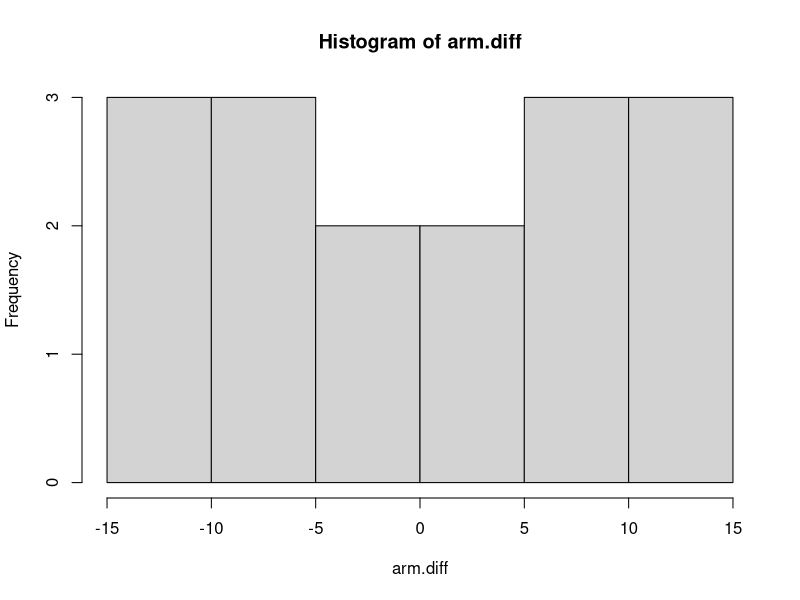
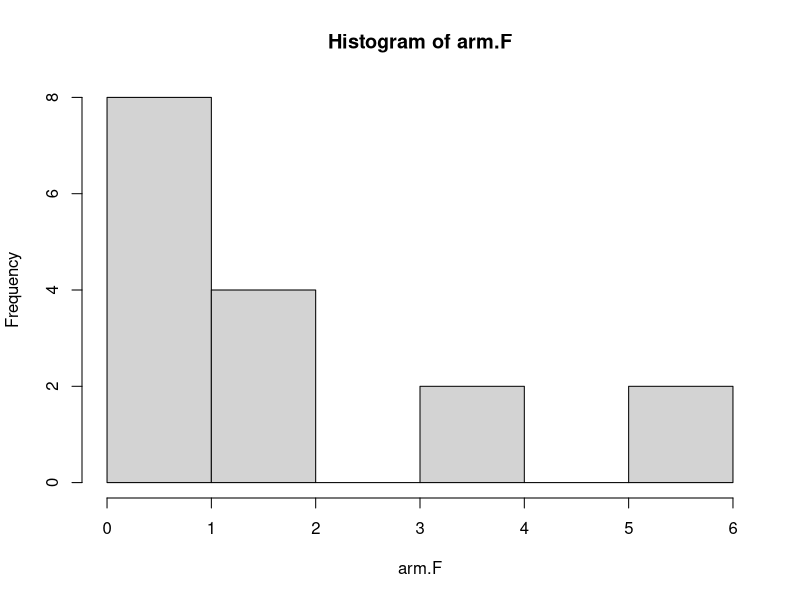
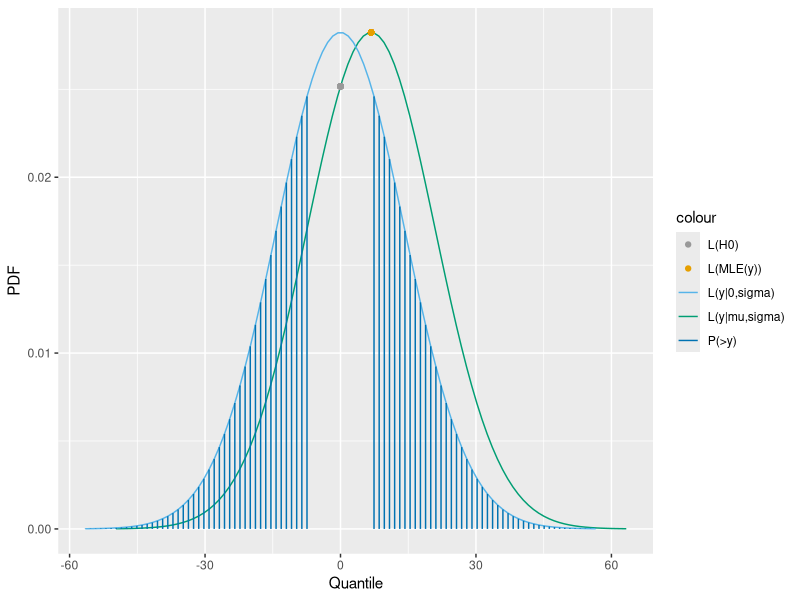
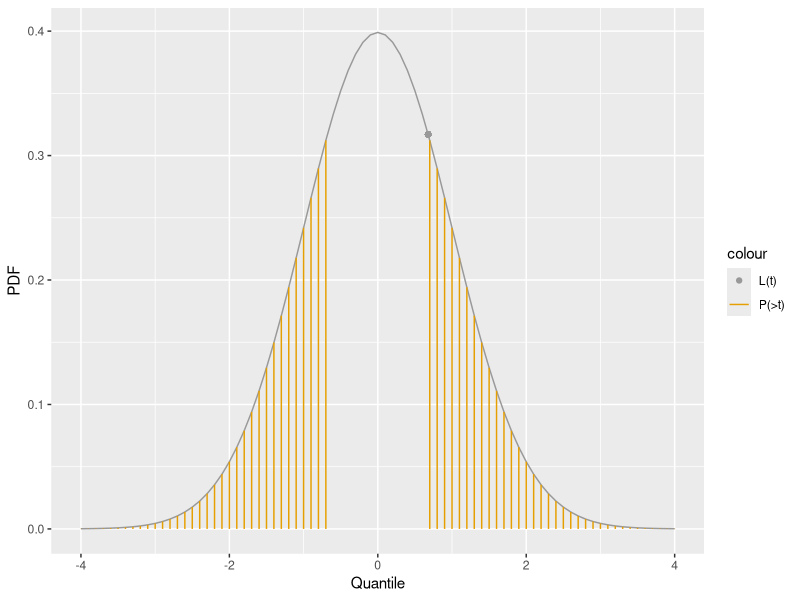
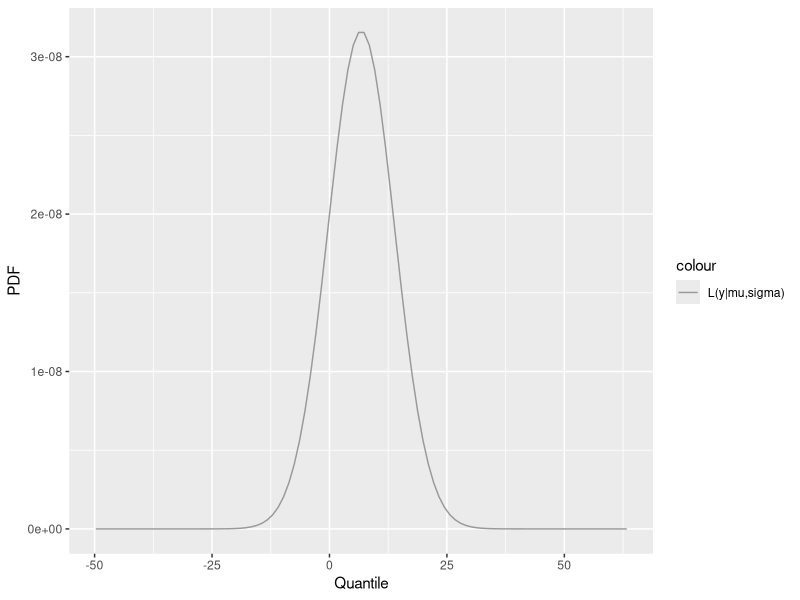
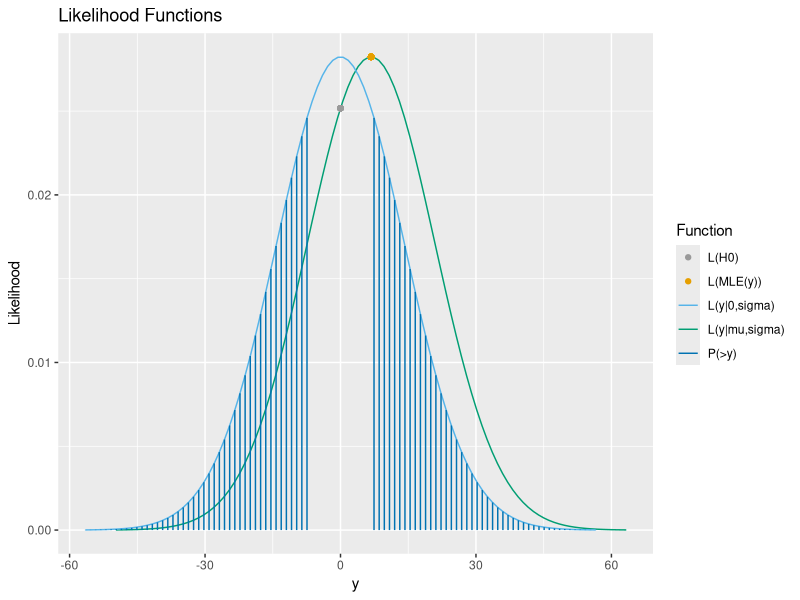

R code for these plots, in order:
## ---- chunk 1
knitr::opts_chunk$set(echo = TRUE)
## ---- chunk 2
library(ggplot2)
cbPalette <- c("#999999", "#E69F00", "#56B4E9", "#009E73", "#0072B2", "#D55E00", "#F0E442","#CC79A7","#000000","#734f80", "#2b5a74", "#004f39", "#787221", "#003959", "#6aaf00", "#663cd3")
## ---- chunk 3

arm.trt <- c(33.834, 25.741, 37.814, 29.72, 33.357, 25.263, 37.336, 29.243, 31.65, 23.556, 35.629, 27.536, 31.172, 23.079, 35.152, 27.059)
arm.unt <- c(27.059, 35.152, 23.079, 31.172, 27.536, 35.629, 23.556, 31.65, 29.243, 37.336, 25.263, 33.357, 29.72, 37.814, 25.741, 33.834)
arm.mean <- c(30.4464, 30.4464, 30.4464, 30.4464, 30.4464, 30.4464, 30.4464, 30.4464, 30.4464, 30.4464, 30.4464, 30.4464, 30.4464, 30.4464, 30.4464, 30.4464)
arm.sd <- c(14.1292, 13.0837, 9.2464, 15.1271, 14.41, 12.5934, 10.1806, 15.0457, 15.0457, 10.1806, 12.5934, 14.41, 15.1271, 9.2464, 13.0837, 14.1292)
arm.diff <- c(6.7750, 9.4115, 14.7345, 1.4520, 5.8203, 10.3662, 13.7798, 2.4067, 2.4067, 13.7798, 10.3662, 5.8203, 1.4520, 14.7345, 9.4115, 6.7750)
arm.diff <- arm.trt - arm.unt
#arm.diff <- 9.4115 (31%), 14.7345 (48%), 1.4520 (4%), 5.8203 (19%), 10.3662 (34%), 13.7798 (45%), 2.4067 (7%), 2.4067 (7%), 13.7798 (45%), 10.3662 (34%), 5.8203 (19%), 1.4520 (4%), 14.7345 (48%), 9.4115 (31%), 6.7750 (22%))
arm.F <- c(0.46, 1.035, 5.079, 0.018, 0.326, 1.355, 3.664, 0.051, 0.051, 3.664, 1.355, 0.326, 0.018, 5.079, 1.035, 0.46)
arm.pF <- c(0.5463, 0.3839, 0.1096, 0.9006, 0.6078, 0.3285, 0.1515, 0.8356, 0.8356, 0.1515, 0.3285, 0.6078, 0.9006, 0.1096, 0.3839, 0.5463)
## ---- chunk 4
hist(arm.diff)
hist(arm.F)
## ---- chunk 5
arm.diff
diff.ranks <- length(arm.diff) - rank(arm.diff)+1
diff.ranks
(diff.ranks[1]-1)/length(diff.ranks)
abs.diff.ranks <- length(arm.diff) - rank(abs(arm.diff))+1
1-abs.diff.ranks[1]/length(abs.diff.ranks)
rank(arm.F)
rank(arm.F)[1]/length(arm.F)

t.value <- abs(arm.diff)/(arm.sd*sqrt(2/4))
t.value
p.t <- 2*(1-pt(t.value,df=3))
p.t
arm.pF
## ---- chunk 6
arm.sd[1]
arm.diff[1]
quantiles <- seq(arm.diff[1]-4*arm.sd[1],arm.diff[1]+4*arm.sd[1],length=100)
t.dat <- data.frame(Quantile = quantiles, PDF = dt(quantiles,3))
norm.dat <- data.frame(Quantile = quantiles, PDF = dnorm(quantiles,mean=arm.diff[1],sd=arm.sd[1]))
norm.dat$CDF <- norm.dat$PDF
sum = norm.dat$PDF[1]

quantiles <- seq(0-4*arm.sd[1],0+4*arm.sd[1],length=100)
null.dat <- data.frame(Quantile = quantiles, PDF = dnorm(quantiles,mean=0,sd=arm.sd[1]))
null.dat$CDF <- null.dat$PDF
for(i in 2:length(quantiles)) {
  norm.dat$CDF <- norm.dat$CDF[i-1] +  norm.dat$PDF[i]
  null.dat$CDF <- null.dat$CDF[i-1] +  null.dat$PDF[i]
}
print(q.points <- c(0,arm.diff[1]))
print(l.points <- dnorm(q.points,mean=arm.diff[1],sd=arm.sd[1]))
shade.dat <- null.dat[abs(null.dat$Quantile) > arm.diff[1],]
shade2.dat <- null.dat[null.dat$Quantile > arm.diff[1],]
ggplot(norm.dat, aes(Quantile,PDF)) + 
geom_line(aes(color='L(y|mu,sigma)')) + 
  geom_line(aes(color='L(y|0,sigma)'),data=null.dat) + 
#labs(colour = "Variety", x="Longitude (m)", y="Latitude (m)", title = "East Quarter")
  geom_segment(aes(x = Quantile, y = 0, xend = Quantile, yend = PDF, colour = "P(>y)"), data = shade.dat) +
  geom_point(aes(x=arm.diff[1], y = l.points[2], colour = "L(MLE(y))")) +
   geom_point(aes(x=0, y = l.points[1], colour = "L(H0)")) +
scale_colour_manual(values=cbPalette)
l.points
#ggplot()
#pooled.dat <- rbind()
#plot(quantiles,dnorm(quantiles),col='gray',ylim=c(0,0.4),type='l')
#lines(quantiles,dt(quantiles,3),col='red')

#abline(v=c(t.value[1],-t.value[1]),col='blue')
## ---- chunk 7
l.points[2]/l.points[1]
LR <- l.points[1]/l.points[2]
LR
-2*log(LR)
pchisq(LR,df=1)
## ---- chunk 8

quantiles <- seq(-4,4,by=0.1)
t.dat <- data.frame(Quantile = quantiles, PDF = dt(quantiles,3))
norm.dat <- data.frame(Quantile = quantiles, PDF = dnorm(quantiles))
sum = 0
norm.dat$CDF <- norm.dat$PDF
sum = norm.dat$PDF[1]
for(i in 2:length(quantiles)) {
  norm.dat$CDF[i] <- norm.dat$CDF[i-1] +  norm.dat$PDF[i]
}
shade.dat <- norm.dat[abs(norm.dat$Quantile) > t.value[1],]
shade2.dat <- norm.dat[norm.dat$Quantile > t.value[1],]
ggplot(norm.dat, aes(Quantile,PDF)) + 
geom_line(color=cbPalette[1]) + 
#labs(colour = "Variety", x="Longitude (m)", y="Latitude (m)", title = "East Quarter")
  geom_segment(aes(x = Quantile, y = 0, xend = Quantile, yend = PDF, colour = "P(>t)"), data = shade.dat) +
  geom_point(aes(x = t.value[1], y = dnorm(t.value[1]), colour = "L(t)")) +
scale_colour_manual(values=cbPalette)
## ---- chunk 9
norm.pdf <- function(y,mean,var) {
  n <- length(y)
  c1 <- 2 * pi * var
  c1 <- c1^(-n/2)
  ss <- (y-mean)^2
  return(c1*exp(-sum(ss/(2*var))))
}

quantiles <- seq(arm.diff[1]-4*arm.sd[1],arm.diff[1]+4*arm.sd[1],length=100)
dnorm(quantiles[1],mean=arm.diff[1],sd=arm.sd[1])
norm.pdf(quantiles[1],mean=arm.diff[1],var=arm.sd[1]^2)

control <-  c(5.511537,34.27445,37.97378,30.4757)
trt <- c(37.88459, 18.35549, 39.88316,39.21226)
diffs <- trt - control
sd(diffs)
norm.pdf(diffs,mean=arm.diff[1],var=arm.sd[1]^2)

#apply(quantiles,1,norm.pdf,var=arm.sd[1]^2)
#apply(quantiles,1,norm.pdf,y=diffs,var=arm.sd[1]^2)

norm.dat <- data.frame(Quantile = quantiles)
norm.dat$PDF <- 0
for(i in 1:length(quantiles)) {
  norm.dat$PDF[i] <- norm.pdf(diffs,mean=quantiles[i],var=arm.sd[1]^2)
}

norm.pdf(diffs,mean=arm.diff[1],var=arm.sd[1]^2)
norm.pdf(diffs,mean=0,var=arm.sd[1]^2)

ggplot(norm.dat, aes(Quantile,PDF)) + 
geom_line(aes(color='L(y|mu,sigma)')) + 
#  geom_line(aes(color='L(y|0,sigma)'),data=null.dat) + 
#labs(colour = "Variety", x="Longitude (m)", y="Latitude (m)", title = "East Quarter")
#  geom_segment(aes(x = Quantile, y = 0, xend = Quantile, yend = PDF, colour = "P(>y)"), data = shade.dat) +
#  geom_point(aes(x=arm.diff[1], y = l.points[2], colour = "L(MLE(y))")) +
#   geom_point(aes(x=0, y = l.points[1], colour = "L(H0)")) +
scale_colour_manual(values=cbPalette)

## ---- chunk 10
arm.sd[1]
arm.diff[1]
quantiles <- seq(arm.diff[1]-4*arm.sd[1],arm.diff[1]+4*arm.sd[1],length=100)
t.dat <- data.frame(Quantile = quantiles, PDF = dt(quantiles,3))
norm.dat <- data.frame(Quantile = quantiles, PDF = dnorm(quantiles,mean=arm.diff[1],sd=arm.sd[1]))
norm.dat$CDF <- norm.dat$PDF
sum = norm.dat$PDF[1]

quantiles <- seq(0-4*arm.sd[1],0+4*arm.sd[1],length=100)
null.dat <- data.frame(Quantile = quantiles, PDF = dnorm(quantiles,mean=0,sd=arm.sd[1]))
null.dat$CDF <- null.dat$PDF
for(i in 2:length(quantiles)) {
  norm.dat$CDF[i] <- norm.dat$CDF[i-1] +  norm.dat$PDF[i]
  null.dat$CDF[i] <- null.dat$CDF[i-1] +  null.dat$PDF[i]
}
print(q.points <- c(0,arm.diff[1]))
print(l.points <- dnorm(q.points,mean=arm.diff[1],sd=arm.sd[1]))
shade.dat <- null.dat[abs(null.dat$Quantile) > arm.diff[1],]
shade2.dat <- null.dat[null.dat$Quantile > arm.diff[1],]
ggplot(norm.dat, aes(Quantile,PDF)) + 
geom_line(aes(color='L(y|mu,sigma)')) + 
  geom_line(aes(color='L(y|0,sigma)'),data=null.dat) + 
#
  geom_segment(aes(x = Quantile, y = 0, xend = Quantile, yend = PDF, colour = "P(>y)"), data = shade.dat) +
  geom_point(aes(x=arm.diff[1], y = l.points[2], colour = "L(MLE(y))")) +
   geom_point(aes(x=0, y = l.points[1], colour = "L(H0)")) +
scale_colour_manual(values=cbPalette) +
  labs(colour = "Function", x="y", y="Likelihood", title = "Likelihood Functions")
l.points
## ---- chunk 11
fac8 <- factorial(8)
fac4 <- factorial(4)
fac8/(fac4*fac4)
## ---- chunk 12
2/70
## ---- chunk 13
fac12 <- factorial(12)
fac6 <- factorial(6)

fac12/(fac6*fac6)
## ---- chunk 14
binary <- function(x,digits=32) {
  i <- 0
  string <- rep(0,digits)
  while(x > 0) {
    string[digits - i] <- x %% 2
    x <- x %/% 2
    i <- i + 1 
  }
  string
}
## ---- chunk 15
permutations <- fac12/(fac6*fac6)
randomizations <- matrix(0,nrow=permutations,ncol=12)
idx <- 1
for(i in 1:(2^12)) {
  trts <- binary(i,12)
  if(sum(trts) == 6) {
    randomizations[idx,] <- trts
    idx <- idx+1
  }
}
head(randomizations)
tail(randomizations)
